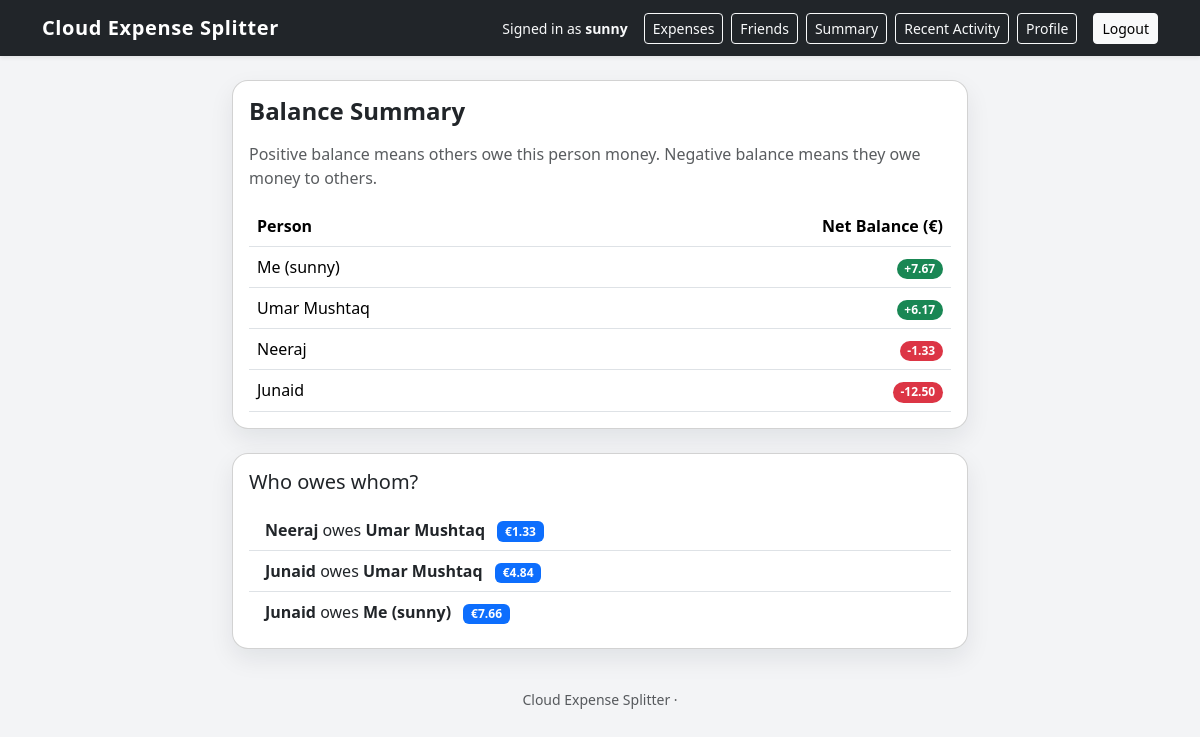
/summary/ (signed in), run on the app's committed database.
### expenses/models.py (models this page shows, shortened)
class Person(models.Model):
    owner = models.ForeignKey(
        User,
        on_delete=models.CASCADE,
        related_name="friends",
        null=True,
        blank=True,
    )
    name = models.CharField(
        max_length=100,
        help_text="Name of the person in the expense group.",
    )
    email = models.EmailField(
        blank=True,
        null=True,
        help_text="Optional email address (for information only, not for login).",
    )

### expenses/views.py (the view)
# urls.py: path("summary/", balance_summary, name="balance_summary"),
@login_required
def balance_summary(request):
    people = Person.objects.filter(owner=request.user)
    balances = {person.id: Decimal("0.00") for person in people}
    expenses = (
        Expense.objects.filter(owner=request.user)
        .prefetch_related("participants", "paid_by")
    )
    for expense in expenses:
        share = expense.split_amount_per_person()
        balances[expense.paid_by_id] += expense.amount
        for participant in expense.participants.all():
            balances[participant.id] -= share
    balance_list = []
    for person in people:
        bal = balances[person.id].quantize(Decimal("0.01"))
        balance_list.append({"person": person, "balance": bal})
    balance_list.sort(key=lambda item: item["balance"], reverse=True)
    creditors = []  # (person, amount > 0)
    debtors = []    # (person, amount > 0, representing how much they owe)
    for person in people:
        bal = balances[person.id].quantize(Decimal("0.01"))
        if bal > 0:
            creditors.append([person, bal])   # mutable list so we can adjust
        elif bal < 0:
            debtors.append([person, -bal])    # store positive amount owed
    settlements = []
    ci = 0
    di = 0
    while di < len(debtors) and ci < len(creditors):
        debtor, d_amount = debtors[di]
        creditor, c_amount = creditors[ci]
        pay = min(d_amount, c_amount)
        settlements.append(
            {
                "from": debtor,
                "to": creditor,
                "amount": pay.quantize(Decimal("0.01")),
            }
        )
        d_amount -= pay
        c_amount -= pay
        if d_amount == 0:
            di += 1
        else:
            debtors[di][1] = d_amount
        if c_amount == 0:
            ci += 1
        else:
            creditors[ci][1] = c_amount
    context = {
        "balance_list": balance_list,
        "settlements": settlements,
    }
    return render(request, "expenses/balance_summary.html", context)

### expenses/models.py (called while the page is built)
    def split_amount_per_person(self) -> Decimal:
        count = self.participants.count()
        if count == 0:
            return Decimal("0.00")
        share = self.amount / count
        return share.quantize(Decimal("0.01"))

### expenses/templates/expenses/balance_summary.html
{% extends "expenses/base.html" %}
{% block content %}
<div class="row">
    <div class="col-lg-8 mx-auto">
        <div class="card page-card mb-4">
            <div class="card-body">
                <h1 class="h4 page-title mb-3">Balance Summary</h1>
                <p class="text-muted">
                    Positive balance means others owe this person money.
                    Negative balance means they owe money to others.
                </p>
                {% if balance_list %}
                    <table class="table table-hover align-middle mb-0">
                        <thead>
                        <tr>
                            <th>Person</th>
                            <th class="text-end">Net Balance (€)</th>
                        </tr>
                        </thead>
                        <tbody>
                        {% for item in balance_list %}
                            <tr>
                                <td>
                                    {% if item.person.owner_id == request.user.id and item.person.name == request.user.username %}
                                        Me ({{ request.user.username }})
                                    {% else %}
                                        {{ item.person.name }}
                                    {% endif %}
                                </td>
                                <td class="text-end">
                                    {% if item.balance > 0 %}
                                        <span class="badge bg-success badge-pill">
                                            +{{ item.balance }}
                                        </span>
                                    {% elif item.balance < 0 %}
                                        <span class="badge bg-danger badge-pill">
                                            {{ item.balance }}
                                        </span>
                                    {% else %}
                                        <span class="badge bg-secondary badge-pill">
                                            {{ item.balance }}
                                        </span>
                                    {% endif %}
                                </td>
                            </tr>
                        {% endfor %}
                        </tbody>
                    </table>
                {% else %}
                    <p class="mb-0">
                        No people or expenses yet. Start by
                        <a href="{% url 'person_list' %}">adding friends</a>.
                    </p>
                {% endif %}
            </div>
        </div>
        <div class="card page-card">
            <div class="card-body">
                <h2 class="h5 mb-3">Who owes whom?</h2>
                {% if settlements %}
                    <ul class="list-group list-group-flush">
                        {% for s in settlements %}
                            <li class="list-group-item">
                                {% if s.from.owner_id == request.user.id and s.from.name == request.user.username %}
                                    <strong>Me ({{ request.user.username }})</strong>
                                {% else %}
                                    <strong>{{ s.from.name }}</strong>
                                {% endif %}
                                owes
                                {% if s.to.owner_id == request.user.id and s.to.name == request.user.username %}
                                    <strong>Me ({{ request.user.username }})</strong>
                                {% else %}
                                    <strong>{{ s.to.name }}</strong>
                                {% endif %}
                                <span class="badge bg-primary ms-2">
                                    €{{ s.amount }}
                                </span>
                            </li>
                        {% endfor %}
                    </ul>
                {% else %}
                    <p class="mb-0 text-muted">
                        Everyone is settled up – no one owes anyone anything 🎉
                    </p>
                {% endif %}
            </div>
        </div>
    </div>
</div>
{% endblock %}

### expenses/templates/expenses/base.html (shortened to what this page needs)
<!DOCTYPE html>
<html lang="en">
<head>
    <link
        href="https://cdn.jsdelivr.net/npm/bootstrap@5.3.3/dist/css/bootstrap.min.css"
        rel="stylesheet"
    >
</head>
<body>
<nav class="navbar navbar-expand-lg navbar-dark bg-dark shadow-sm">
    <div class="container">
        <a class="navbar-brand" href="{% url 'expense_list' %}">
            Cloud Expense Splitter
        </a>
        <div class="ms-auto d-flex align-items-center gap-2">
            {% if user.is_authenticated %}
                <span class="text-light small me-2">
                    Signed in as <strong>{{ user.username }}</strong>
                </span>
                <a href="{% url 'expense_list' %}" class="btn btn-sm btn-outline-light">
                    Expenses
                </a>
                <a href="{% url 'person_list' %}" class="btn btn-sm btn-outline-light">
                    Friends
                </a>
                <a href="{% url 'balance_summary' %}" class="btn btn-sm btn-outline-light">
                    Summary
                <a href="{% url 'activity_list' %}" class="btn btn-sm btn-outline-light">
                    Recent Activity
                </a>
                <a href="{% url 'profile' %}" class="btn btn-sm btn-outline-light">
                    Profile
                </a>
                </a>
                <a href="{% url 'logout' %}" class="btn btn-sm btn-light ms-2">
                    Logout
                </a>
            {% endif %}
        </div>
    </div>
</nav>
<main class="container py-4">
    {% block content %}{% endblock %}
</main>
<footer class="text-center text-muted py-3 small">
    Cloud Expense Splitter &middot;
</footer>
</body>
</html>

### expenses/templates/expenses/base.html (style rules this page uses)
body { background: #f3f4f6; }
.navbar-brand { font-weight: 600; letter-spacing: 0.03em; }
.page-card { border-radius: 1rem; box-shadow: 0 10px 25px rgba(15, 23, 42, 0.08); }
.page-title { font-weight: 600; }
.badge-pill { border-radius: 999px; }

### data on the page
Person: balance "7.67"
Person: person.name "Umar Mushtaq", balance "6.17"
Person: person.name "Neeraj", balance "-1.33", from.name "Neeraj", to.name "Umar Mushtaq", amount "1.33"
Person: person.name "Junaid", balance "-12.50", from.name "Junaid", to.name "Umar Mushtaq", amount "4.84", amount "7.66"

### other printed values
{{ user.username }} "sunny"
{{ request.user.username }} "sunny"
